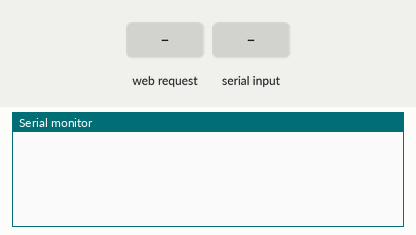
A sketch run on a simulated ESP8266 (NodeMCU). Parts: the last lines printed to the serial monitor. The test bench sets the inputs (shaded band). Storage starts empty.

Above: at 1.2 s.
1.3 s: HTTP request GET /readADC received
At 2.5 s:
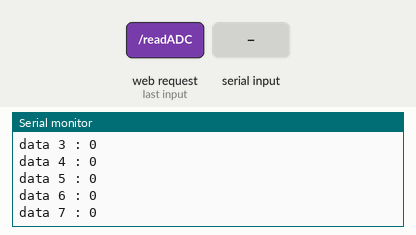
2.8 s: "#\n" received over Serial
4.3 s: ",\n" received over Serial
5.8 s: "90,45,200\n" received over Serial
7.3 s: "90,45,200,10\n" received over Serial
8.8 s: "90,45,200,10,150,30\n" received over Serial
At 10.2 s:
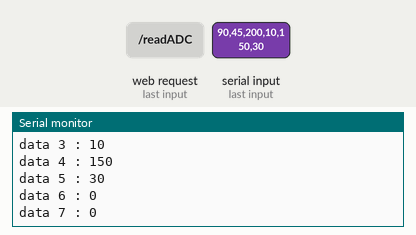
Timing chart, 0 to 11.3 s (numbered marks = the images above; inputs shaded):
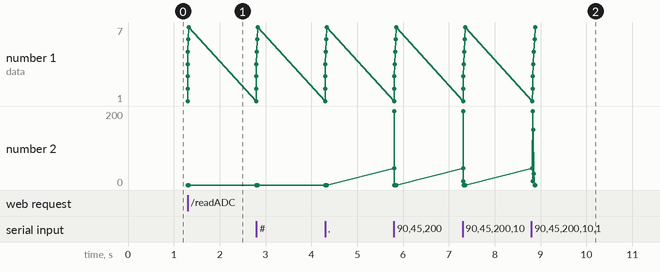

The sketch:

edit.ino
```cpp
#include <ESP8266WiFi.h>
#include <WiFiClient.h>
#include <ESP8266WebServer.h>
#include <ESP8266mDNS.h>
#include <FS.h>

String dataIn;
String dt[10];
int i;
boolean parsing = false;


IPAddress    apIP(42, 42, 42, 42);
const char* htmlfile = "/index.html";
const char *ssid = "PLANT";
const char *password = "12345678";
const char* host = "esp8266fs";
ESP8266WebServer server(80);


void parsingData() {
  int j = 0;
  dt[j] = "";
  for (i = 1; i < dataIn.length(); i++) {
    if ((dataIn[i] == '#') || (dataIn[i] == ',')) {
      j++;
      dt[j] = "";
    }
    else {
      dt[j] = dt[j] + dataIn[i];
    }
  }
  Serial.print("data masuk : ");
  Serial.print(dataIn);
  Serial.print("\n");
  Serial.print("data x : ");
  Serial.print(dt[0].toInt());
  Serial.print("\n");
  Serial.print("data 1 : ");
  Serial.print(dt[1].toInt());
  Serial.print("\n");
  Serial.print("data 2 : ");
  Serial.print(dt[2].toInt());
  Serial.print("\n");
  Serial.print("data 3 : ");
  Serial.print(dt[3].toInt());
  Serial.print("\n");
  Serial.print("data 4 : ");
  Serial.print(dt[4].toInt());
  Serial.print("\n");
  Serial.print("data 5 : ");
  Serial.print(dt[5].toInt());
  Serial.print("\n");
  Serial.print("data 6 : ");
  Serial.print(dt[6].toInt());
  Serial.print("\n");
  Serial.print("data 7 : ");
  Serial.print(dt[7].toInt());
  Serial.print("\n");
  String data = "{\"ADC\":\"" + String(dt[1].toInt()) + "\", \"GAS\":\"" + String(dt[2].toInt()) + "\",\"Temperature\":\"" + String(dt[3].toInt()) + "\",\"Humidity\":\"" + String(dt[4].toInt()) + "\",\"MERAH\":\"" + String(dt[5].toInt()) + "\",\"HIJAU\":\"" + String(dt[6].toInt()) + "\",\"BIRU\":\"" + String(dt[7].toInt()) + "\"}";
  server.send(200, "text/plane", data);
}

void handleRoot() {
  server.sendHeader("Location", "/index.html", true);
  server.send(302, "text/plane", "");
}

void handleWebRequests() {
  if (loadFromSpiffs(server.uri())) return;
  String message = "File Not Detected\n\n";
  message += "URI: ";
  message += server.uri();
  message += "\nMethod: ";
  message += (server.method() == HTTP_GET) ? "GET" : "POST";
  message += "\nArguments: ";
  message += server.args();
  message += "\n";
  for (uint8_t i = 0; i < server.args(); i++) {
    message += " NAME:" + server.argName(i) + "\n VALUE:" + server.arg(i) + "\n";
  }
  server.send(404, "text/plain", message);
  Serial.println(message);
}

void setup() {
  Serial.begin(9600);

  dataIn = "";

  WiFi.mode(WIFI_AP_STA);
  WiFi.softAPConfig(apIP, apIP, IPAddress(255, 255, 255, 0));
  WiFi.softAP(ssid, password);
  SPIFFS.begin();
  IPAddress myIP = WiFi.softAPIP();
  server.on("/", handleRoot);
  server.on("/readADC", parsingData);
  server.onNotFound(handleWebRequests);
  server.begin();
}

bool loadFromSpiffs(String path) {
  String dataType = "text/plain";
  if (path.endsWith("/")) path += "index.htm";
  if (path.endsWith(".src")) path = path.substring(0, path.lastIndexOf("."));
  else if (path.endsWith(".html")) dataType = "text/html";
  else if (path.endsWith(".htm")) dataType = "text/html";
  else if (path.endsWith(".css")) dataType = "text/css";
  else if (path.endsWith(".js")) dataType = "application/javascript";
  else if (path.endsWith(".png")) dataType = "image/png";
  else if (path.endsWith(".gif")) dataType = "image/gif";
  else if (path.endsWith(".jpg")) dataType = "image/jpeg";
  else if (path.endsWith(".ico")) dataType = "image/x-icon";
  else if (path.endsWith(".xml")) dataType = "text/xml";
  else if (path.endsWith(".pdf")) dataType = "application/pdf";
  else if (path.endsWith(".zip")) dataType = "application/zip";
  File dataFile = SPIFFS.open(path.c_str(), "r");
  if (server.hasArg("download")) dataType = "application/octet-stream";
  if (server.streamFile(dataFile, dataType) != dataFile.size()) {
  }
  dataFile.close();
  return true;
}

void loop() {
  server.handleClient();
  if (Serial.available() > 0) {
    char inChar = (char)Serial.read();
    dataIn += inChar;
    if (inChar == '\n') {
      parsing = true;
    }
  }
  if (parsing) {
    parsingData();
    parsing = false;
    dataIn = "";
  }

}
```

Measured:
- after the input at 1.3 s, the serial monitor: prints a new line at once (image 1)
- after the input at 8.8 s, the serial monitor: prints a new line at once (image 2)
